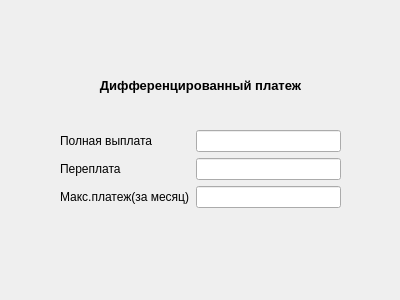
<?xml version="1.0" encoding="UTF-8"?>
<ui version="4.0">
 <class>DifForm</class>
 <widget class="QWidget" name="DifForm">
  <property name="geometry">
   <rect>
    <x>0</x>
    <y>0</y>
    <width>400</width>
    <height>300</height>
   </rect>
  </property>
  <property name="windowTitle">
   <string>Дифференцированный платеж</string>
  </property>
  <widget class="QLabel" name="label">
   <property name="geometry">
    <rect>
     <x>80</x>
     <y>50</y>
     <width>241</width>
     <height>71</height>
    </rect>
   </property>
   <property name="text">
    <string>&lt;html&gt;&lt;head/&gt;&lt;body&gt;&lt;p align=&quot;center&quot;&gt;&lt;span style=&quot; font-size:10pt; font-weight:600;&quot;&gt;Дифференцированный платеж&lt;/span&gt;&lt;/p&gt;&lt;/body&gt;&lt;/html&gt;</string>
   </property>
  </widget>
  <widget class="QWidget" name="formLayoutWidget">
   <property name="geometry">
    <rect>
     <x>60</x>
     <y>130</y>
     <width>281</width>
     <height>91</height>
    </rect>
   </property>
   <layout class="QFormLayout" name="formLayout">
    <item row="0" column="0">
     <widget class="QLabel" name="label_2">
      <property name="text">
       <string>Полная выплата</string>
      </property>
     </widget>
    </item>
    <item row="0" column="1">
     <widget class="QLineEdit" name="lineEdit_fullPay"/>
    </item>
    <item row="1" column="0">
     <widget class="QLabel" name="label_3">
      <property name="text">
       <string>Переплата</string>
      </property>
     </widget>
    </item>
    <item row="1" column="1">
     <widget class="QLineEdit" name="lineEdit_overPay"/>
    </item>
    <item row="2" column="0">
     <widget class="QLabel" name="label_4">
      <property name="text">
       <string>Макс.платеж(за месяц)</string>
      </property>
     </widget>
    </item>
    <item row="2" column="1">
     <widget class="QLineEdit" name="lineEdit_perMonth"/>
    </item>
   </layout>
  </widget>
 </widget>
 <resources/>
 <connections/>
</ui>
